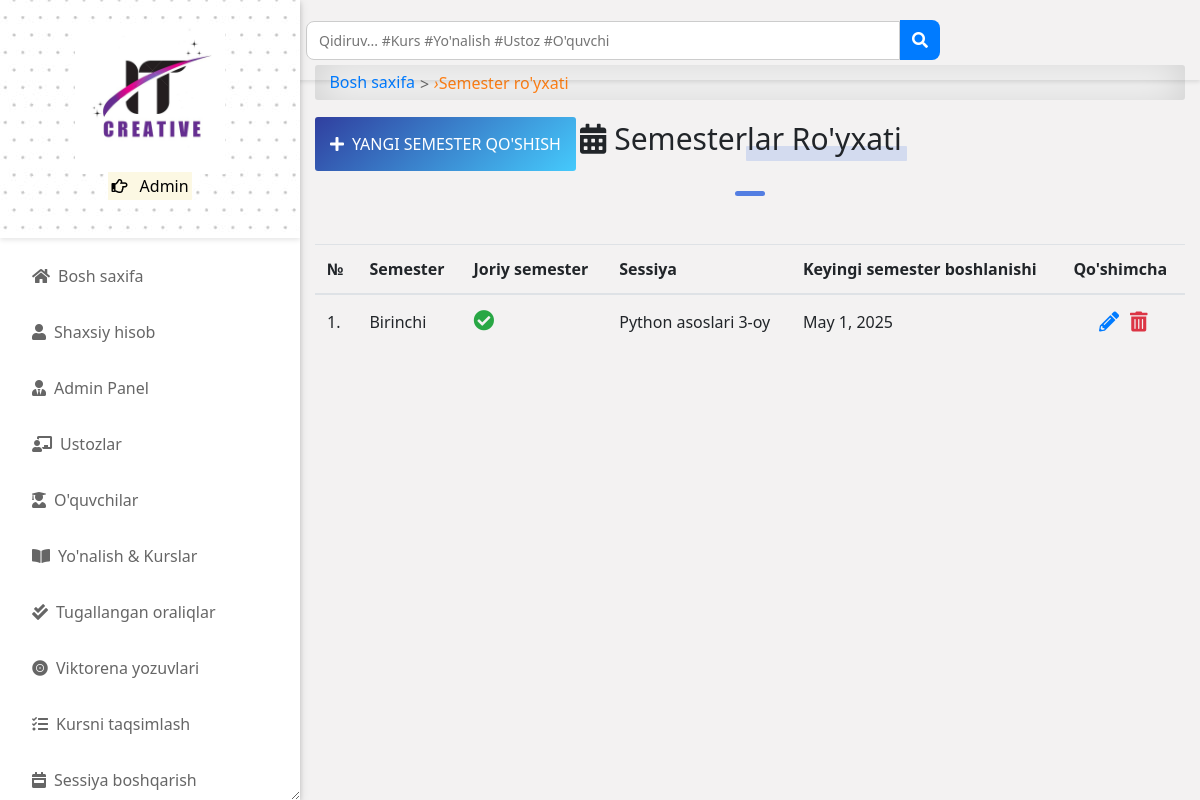
The page /semester/ (signed in) on the database its author committed.
### accounts/models.py (models this page shows, shortened)
class User(AbstractUser):
    is_student = models.BooleanField(default=False)
    is_lecturer = models.BooleanField(default=False)
    is_parent = models.BooleanField(default=False)
    is_dep_head = models.BooleanField(default=False)
    phone = models.CharField(max_length=60, blank=True, null=True)
    address = models.CharField(max_length=60, blank=True, null=True)
    picture = models.ImageField(upload_to='profile_pictures/%y/%m/%d/', default='default.png', null=True)
    email = models.EmailField(blank=True, null=True)
    username_validator = ASCIIUsernameValidator()
    objects = UserManager()
    @property
    def get_user_role(self):
        if self.is_superuser:
            return "Admin"
        elif self.is_student:
            return "Talaba"  # Tarjima qilindi
        elif self.is_lecturer:
            return "O'qituvchi"  # Tarjima qilindi
        elif self.is_parent:
            return "Ota-Ona"  # Tarjima qilindi

### app/models.py (models this page shows, shortened)
class Semester(models.Model):
    semester = models.CharField(max_length=10, choices=SEMESTER, blank=True)
    is_current_semester = models.BooleanField(default=False, blank=True, null=True)
    session = models.ForeignKey(Session, on_delete=models.CASCADE, blank=True, null=True)
    next_semester_begins = models.DateField(null=True, blank=True)

class Session(models.Model):
    session = models.CharField(max_length=200, unique=True)
    is_current_session = models.BooleanField(default=False, blank=True, null=True)
    next_session_begins = models.DateField(blank=True, null=True)
    def __str__(self):
        return self.session

### app/views.py (the view)
# urls.py: path('semester/', semester_list_view, name="semester_list"),
@login_required
@lecturer_required
def semester_list_view(request):
    semesters = Semester.objects.all().order_by('-is_current_semester', '-semester')
    return render(request, 'app/semester_list.html', {"semesters": semesters, })

### templates/app/semester_list.html (shortened to what this page needs)
{% extends 'base.html' %}
{% block content %}
<div id="input-nav"><a href="{% url 'home' %}" class="primary1">Bosh saxifa</a> <i>&rsaquo;</i> Semester ro'yxati</div>
{% if request.user.is_superuser %}
<a class="add-button" href="{% url 'add_semester' %}"><i class="fas fa-plus"></i>Yangi Semester qo'shish</a>
{% endif %}
<div class="title-1"><i class="fas fa-calendar-alt"></i>Semesterlar ro'yxati</div>
<div class="title-line"></div>
<div class="table-responsive table-shadow p-0 mt-5">
    <table class="table">
        <thead>
            <tr>
                <th>№</th>
                <th> Semester </th>
                <th> Joriy semester </th>
                <th> Sessiya </th>
                <th> Keyingi semester boshlanishi </th>
                {% if request.user.is_superuser %}
                <th> Qo'shimcha </th>
                {% endif %}
            </tr>
        </thead>
        <tbody>
            {% for semester in semesters %}
            <tr>
                <td> {{ forloop.counter }}.</td>
                <td>{{ semester.semester }}</td>
                <th>
                    {% if semester.is_current_semester == False %}
                    <i class="fas fa-times-circle fa-1-5x danger"></i>
                    {% else %}
                    <i class="fas fa-check-circle fa-1-5x"></i>
                    {% endif %}
                </th>
                <td>{{ semester.session }}</td>
                <td>{{ semester.next_semester_begins }}</td>
                {% if request.user.is_superuser %}
                <td>
                    <div class="update-delete">
                        <a href="{% url 'edit_semester' pk=semester.pk %}" class="update" title="Taxrirlash"><i
                                class="fas fa-pencil-alt"></i></a>
                        <a href="{% url 'delete_semester' pk=semester.pk %}" class="delete" title="O'chirish"><i
                                class="fas fa-trash-alt"></i></a>
                    </div>
                </td>
                {% endif %}
            {% endfor %}
        </tbody>
    </table>
</div>
{% endblock content %}

### templates/aside.html (shortened to what this page needs)
{% load static %}
<head>
</head>
<div id="side-nav">
	<div class="main-menu">
		<div class="top-side text-center py-4" style="background-image: url({% static 'img/dotted.jpg' %});">
			<img src="{% static 'img/logo.png' %}" width="150px" alt="IT Creative">
			<p class="text-orange">
				<mark>
					<i class="far fa-hand-point-right"></i>
					{{ request.user.get_user_role }}
				</mark>
			</p>
		</div>
		{% url 'home' as hom %} {% url 'dashboard' as dash %} {% url 'profile' as prof %}
		{% url 'lecturer_list' as lec %}
		{% url 'student_list' as stu %} {% url 'course_allocation_view' as cav %}
		{% url 'programs' as pro %} {% url 'session_list' as sess %} {% url 'semester_list' as sem %}
		{% url 'quiz_progress' as qpr %} {% url 'quiz_marking' as qce %} {% url 'user_course_list' as ucl %}
		{% url 'admin_panel' as admin_p %}
		<ul>
			<li class="{% if request.path == hom %}active{% endif %}">
				<a href="{% url 'home' %}"><i class="fas fa-home"></i>Bosh saxifa</a>
			</li>
			<li class="{% if request.path == prof %}active{% endif %}">
				<a href="{% url 'profile' %}"><i class="fas fa-user"></i>Shaxsiy hisob</a>
			</li>
			{% if request.user.is_superuser %}
			<li class="{% if request.path == admin_p %}active{% endif %}">
				<a href="{% url 'admin_panel' %}"><i class="fas fa-user-tie"></i>Admin Panel</a>
			</li>
			<li class="{% if request.path == lec %}active{% endif %}">
				<a href="{% url 'lecturer_list' %}"><i class="fas fa-chalkboard-teacher"></i>Ustozlar</a>
			</li>
			<li class="{% if request.path == stu %}active{% endif %}">
				<a href="{% url 'student_list' %}"><i class="fas fa-user-graduate"></i>O'quvchilar</a>
			</li>
			{% endif %}
			<li class="{% if request.path == pro %}active{% endif %}">
				<a href="{% url 'programs' %}"><i class="fas fa-book-open"></i>Yo'nalish & Kurslar</a>
			</li>
			{% if request.user.is_superuser or request.user.is_lecturer %}
			<li class="{% if request.path == qce %}active{% endif %}">
				<a href="{% url 'quiz_marking' %}"><i class="fas fa-check-double"></i>Tugallangan oraliqlar</a>
			</li>
			{% endif %}
			{% if request.user.is_superuser %}
			<li class="{% if request.path == qpr %}active{% endif %}">
				<a href="{% url 'quiz_progress' %}"><i class="fas fa-record-vinyl"></i>Viktorena yozuvlari</a>
			</li>
			<li class="{% if request.path == cav %}active{% endif %}">
				<a href="{% url 'course_allocation_view' %}"><i class="fas fa-tasks"></i>Kursni taqsimlash</a>
			</li>
			<li class="{% if request.path == sess %}active{% endif %}">
				<a href="{% url 'session_list' %}"><i class="fas fa-calendar-week"></i>Sessiya boshqarish</a>
			</li>
			{% endif %}
			<br />
		</ul>
	</div>
</div>

### static/css/all.css (style rules this page uses)
.fa, .fas, .far, .fal, .fad, .fab { -moz-osx-font-smoothing: grayscale; -webkit-font-smoothing: antialiased; display: inline-block; font-style: normal; font-variant: normal; text-rendering: auto; line-height: 1; }
.fa-book-open:before { content: "\f518"; }
.fa-calendar-alt:before { content: "\f073"; }
.fa-calendar-week:before { content: "\f784"; }
.fa-chalkboard-teacher:before { content: "\f51c"; }
.fa-check-circle:before { content: "\f058"; }
.fa-check-double:before { content: "\f560"; }
.fa-hand-point-right:before { content: "\f0a4"; }
.fa-home:before { content: "\f015"; }
.fa-pencil-alt:before { content: "\f303"; }
.fa-plus:before { content: "\f067"; }
.fa-record-vinyl:before { content: "\f8d9"; }
.fa-tasks:before { content: "\f0ae"; }
.fa-trash-alt:before { content: "\f2ed"; }
.fa-user:before { content: "\f007"; }
.fa-user-graduate:before { content: "\f501"; }
.fa-user-tie:before { content: "\f508"; }
.far { font-family: 'Font Awesome 5 Free'; font-weight: 400; }
.fa, .fas { font-family: 'Font Awesome 5 Free'; font-weight: 900; }

### templates/base.html (style rules this page uses)
* { -webkit-user-select: none; -moz-user-select: none; -ms-user-select: none; user-select: none; }
body { -webkit-touch-callout: none; }

### templates/aside.html (style rules this page uses)
.top-side { background-size: cover; background-position: top center; }
* { -webkit-user-select: none; -moz-user-select: none; -ms-user-select: none; user-select: none; }
body { -webkit-touch-callout: none; }

### templates/navbar.html (style rules this page uses)
* { margin: 0; padding: 0; box-sizing: border-box; font-family: 'Segoe UI', Tahoma, Geneva, Verdana, sans-serif; }

### rows shown on the page
User: user.get_user_role "Admin"
Semester: semester "Birinchi", is_current_semester True (drawn), session "Python asoslari 3-oy", next_semester_begins "May 1, 2025"
